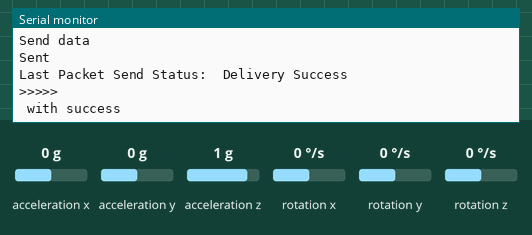
A sketch run on a simulated ESP32. On the bench: the last lines printed to the serial monitor. The inputs (shaded band) are chosen by the test bench; at power-on: rotation z 0 °/s, acceleration x 0 g, acceleration y 0 g, acceleration z 1 g, rotation x 0 °/s, rotation y 0 °/s.

Above: at 1.7 s.
1.8 s: rotation z set to -192 °/s
At 2.35 s:
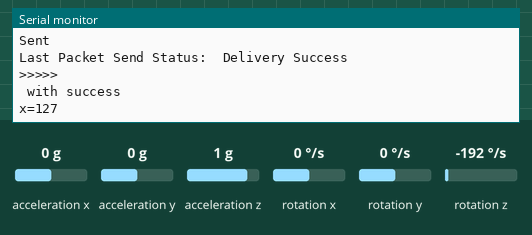
4.8 s: acceleration x set to -1.4 g
6.3 s: acceleration y set to -1.4 g
At 7.74 s:
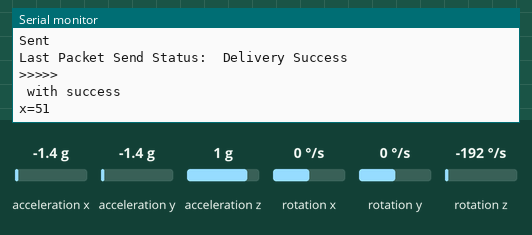
9.3 s: acceleration z set to -1.4 g
At 10.86 s:
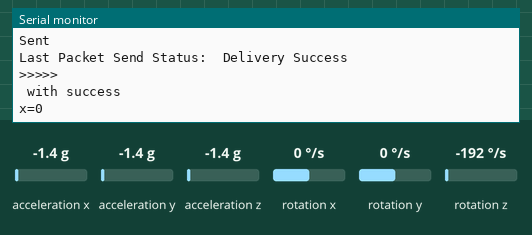
12.3 s: acceleration z set to 0 g
At 12.72 s:
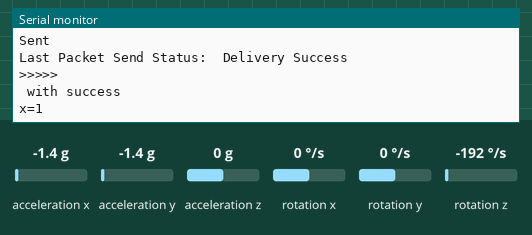
18.3 s: rotation z set to -100 °/s
Timing chart, 0 to 21.3 s (numbered marks = the images above; inputs shaded):
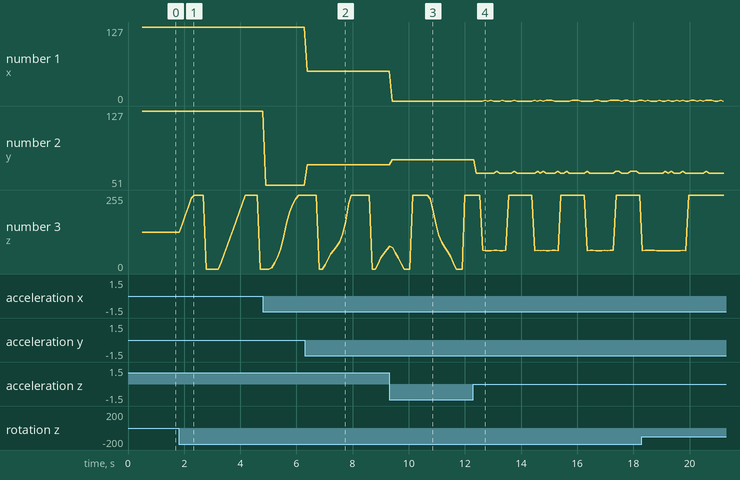

Measured:
- after the input at 1.8 s, the serial monitor: prints a new line after 0.13 s (image 1)
- after the input at 6.3 s, the serial monitor: prints a new line after 0.08 s (image 2)
- after the input at 9.3 s, the serial monitor: prints a new line after 0.11 s (image 3)
- after the input at 12.3 s, the serial monitor: prints a new line after 0.11 s (image 4)
- plotted number 1: 0 → 1 after the input at 12.3 s
- plotted number 2: 127 → 51 after the input at 4.8 s, 51 → 72 after the input at 6.3 s, 72 → 77 after the input at 9.3 s
- plotted number 3: 127 → 0 after the input at 1.8 s, 255 → 66 after the input at 6.3 s

The sketch:

car_transmitter_with_mpu6050.ino
```cpp
#include <esp_now.h>
#include <WiFi.h>
#include "I2Cdev.h"
#include "MPU6050_6Axis_MotionApps20.h"
MPU6050 mpu;
uint8_t devStatus;      // return status after each device operation (0 = success, !0 = error)
uint8_t fifoBuffer[70]; // FIFO storage buffer

//----------------------------------------78:21:84:9C:AD:70
uint8_t broadcastAddress[] = {0x78, 0x21, 0x84, 0x9C, 0xAD, 0x70}; //--> REPLACE WITH THE MAC Address of your receiver / ESP32 Receiver.
Quaternion q;           // [w, x, y, z]         quaternion container
VectorFloat gravity;    // [x, y, z]            gravity vector
float ypr[3];
int xvalue1;
int yvalue1;
int zvalue1;
bool dmpReady = false;  // set true if DMP init was successful
String success;
typedef struct struct_message {
    int xvalue;
    int yvalue;
    int zvalue;
} struct_message;
struct_message send_Data;
void OnDataSent(const uint8_t *mac_addr, esp_now_send_status_t status) {
  Serial.print("\r\nLast Packet Send Status:\t");
  Serial.println(status == ESP_NOW_SEND_SUCCESS ? "Delivery Success" : "Delivery Fail");
  if (status ==0){
    success = "Delivery Success :)";
  }
  else{
    success = "Delivery Fail :(";
  }
  Serial.println(">>>>>");
}
esp_now_peer_info_t peerInfo;
void fixMPU()
{
  // join I2C bus (I2Cdev library doesn't do this automatically)
  Wire.begin();
  mpu.initialize();
  devStatus = mpu.dmpInitialize();
  // make sure it worked (returns 0 if so)
  if (devStatus == 0)
  {
    // Calibration Time: generate offsets and calibrate our MPU6050
    mpu.CalibrateAccel(6);
    mpu.CalibrateGyro(6);
    mpu.setDMPEnabled(true);
    dmpReady = true;
  }
}
void setup() {
  Serial.begin(9600);

  WiFi.mode(WIFI_STA);
  if (esp_now_init() != ESP_OK) {
    Serial.println("Error initializing ESP-NOW");
    return;
  }
  esp_now_register_send_cb(OnDataSent);
  memcpy(peerInfo.peer_addr, broadcastAddress, 6);
  peerInfo.channel = 0;
  peerInfo.encrypt = false;
  if (esp_now_add_peer(&peerInfo) != ESP_OK){
    Serial.println("Failed to add peer");
    return;
  }
  fixMPU();
}
void loop() {
   if (!dmpReady) return;

  // read a packet from FIFO. Get the Latest packet
  if (mpu.dmpGetCurrentFIFOPacket(fifoBuffer))
  {
    mpu.dmpGetQuaternion(&q, fifoBuffer);
    mpu.dmpGetGravity(&gravity, &q);
    mpu.dmpGetYawPitchRoll(ypr, &q, &gravity);
    xvalue1 = constrain(ypr[2] * 180/M_PI, -90, 90);
    yvalue1 = constrain(ypr[1] * 180/M_PI, -90, 90);
    zvalue1= constrain(ypr[0] * 180/M_PI, -90, 90);
    xvalue1 = map( xvalue1, -90, 90, 0, 255);
    yvalue1 = map(yvalue1, -90, 90, 0, 255);
    zvalue1 = map(zvalue1, -90, 90, 0, 255);
  send_Data.xvalue = xvalue1;
  send_Data.yvalue = yvalue1;
  send_Data.zvalue = zvalue1;
  Serial.println("Send data");
  esp_err_t result = esp_now_send(broadcastAddress, (uint8_t *) &send_Data, sizeof(send_Data));
  if (result == ESP_OK) {
    Serial.println("Sent with success");
     Serial.print("x=");
    Serial.println(xvalue1);
     Serial.print("y=");
    Serial.println(yvalue1);
     Serial.print("z=");
    Serial.println(zvalue1);
  }
  else {
    Serial.println("Error sending the data");
  }
  //delay(0);
}
}
```
